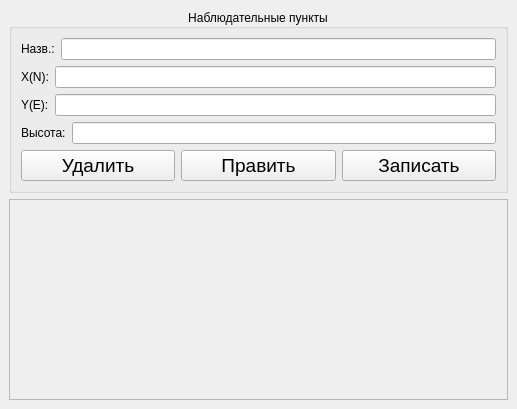
<?xml version="1.0" encoding="UTF-8"?>
<ui version="4.0">
 <class>WindowKNP</class>
 <widget class="QMainWindow" name="WindowKNP">
  <property name="geometry">
   <rect>
    <x>0</x>
    <y>0</y>
    <width>517</width>
    <height>409</height>
   </rect>
  </property>
  <property name="windowTitle">
   <string>KNP</string>
  </property>
  <property name="toolButtonStyle">
   <enum>Qt::ToolButtonIconOnly</enum>
  </property>
  <widget class="QWidget" name="centralwidget">
   <layout class="QVBoxLayout" name="verticalLayout_2">
    <item>
     <widget class="QGroupBox" name="groupBox">
      <property name="title">
       <string>Наблюдательные пункты</string>
      </property>
      <property name="alignment">
       <set>Qt::AlignCenter</set>
      </property>
      <layout class="QGridLayout" name="gridLayout">
       <item row="0" column="0">
        <layout class="QVBoxLayout" name="verticalLayout">
         <item>
          <layout class="QHBoxLayout" name="horizontalLayout">
           <item>
            <widget class="QLabel" name="label">
             <property name="text">
              <string>Назв.:</string>
             </property>
            </widget>
           </item>
           <item>
            <widget class="QLineEdit" name="lineEdit">
             <property name="maxLength">
              <number>50</number>
             </property>
            </widget>
           </item>
          </layout>
         </item>
         <item>
          <layout class="QHBoxLayout" name="horizontalLayout_2">
           <item>
            <widget class="QLabel" name="label_2">
             <property name="text">
              <string>X(N):</string>
             </property>
            </widget>
           </item>
           <item>
            <widget class="QLineEdit" name="lineEdit_2">
             <property name="inputMethodHints">
              <set>Qt::ImhFormattedNumbersOnly</set>
             </property>
             <property name="maxLength">
              <number>10</number>
             </property>
            </widget>
           </item>
          </layout>
         </item>
         <item>
          <layout class="QHBoxLayout" name="horizontalLayout_7">
           <item>
            <layout class="QHBoxLayout" name="horizontalLayout_3">
             <item>
              <widget class="QLabel" name="label_3">
               <property name="text">
                <string>Y(E):</string>
               </property>
              </widget>
             </item>
             <item>
              <widget class="QLineEdit" name="lineEdit_3">
               <property name="inputMethodHints">
                <set>Qt::ImhFormattedNumbersOnly</set>
               </property>
               <property name="maxLength">
                <number>10</number>
               </property>
              </widget>
             </item>
            </layout>
           </item>
          </layout>
         </item>
         <item>
          <layout class="QHBoxLayout" name="horizontalLayout_4">
           <item>
            <widget class="QLabel" name="label_4">
             <property name="text">
              <string>Высота:</string>
             </property>
            </widget>
           </item>
           <item>
            <widget class="QLineEdit" name="lineEdit_4">
             <property name="inputMethodHints">
              <set>Qt::ImhFormattedNumbersOnly</set>
             </property>
             <property name="maxLength">
              <number>15</number>
             </property>
            </widget>
           </item>
          </layout>
         </item>
         <item>
          <layout class="QHBoxLayout" name="horizontalLayout_6">
           <item>
            <widget class="QPushButton" name="pushButton">
             <property name="font">
              <font>
               <pointsize>14</pointsize>
              </font>
             </property>
             <property name="text">
              <string>Удалить</string>
             </property>
            </widget>
           </item>
           <item>
            <widget class="QPushButton" name="pushButton_3">
             <property name="font">
              <font>
               <pointsize>14</pointsize>
              </font>
             </property>
             <property name="text">
              <string>Править</string>
             </property>
            </widget>
           </item>
           <item>
            <widget class="QPushButton" name="pushButton_2">
             <property name="font">
              <font>
               <pointsize>14</pointsize>
              </font>
             </property>
             <property name="text">
              <string>Записать</string>
             </property>
            </widget>
           </item>
          </layout>
         </item>
        </layout>
       </item>
      </layout>
     </widget>
    </item>
    <item>
     <widget class="QScrollArea" name="scrollArea">
      <property name="verticalScrollBarPolicy">
       <enum>Qt::ScrollBarAlwaysOff</enum>
      </property>
      <property name="horizontalScrollBarPolicy">
       <enum>Qt::ScrollBarAlwaysOff</enum>
      </property>
      <property name="widgetResizable">
       <bool>true</bool>
      </property>
      <widget class="QWidget" name="scrollAreaWidgetContents">
       <property name="geometry">
        <rect>
         <x>0</x>
         <y>0</y>
         <width>497</width>
         <height>201</height>
        </rect>
       </property>
      </widget>
     </widget>
    </item>
   </layout>
  </widget>
 </widget>
 <resources/>
 <connections/>
</ui>
